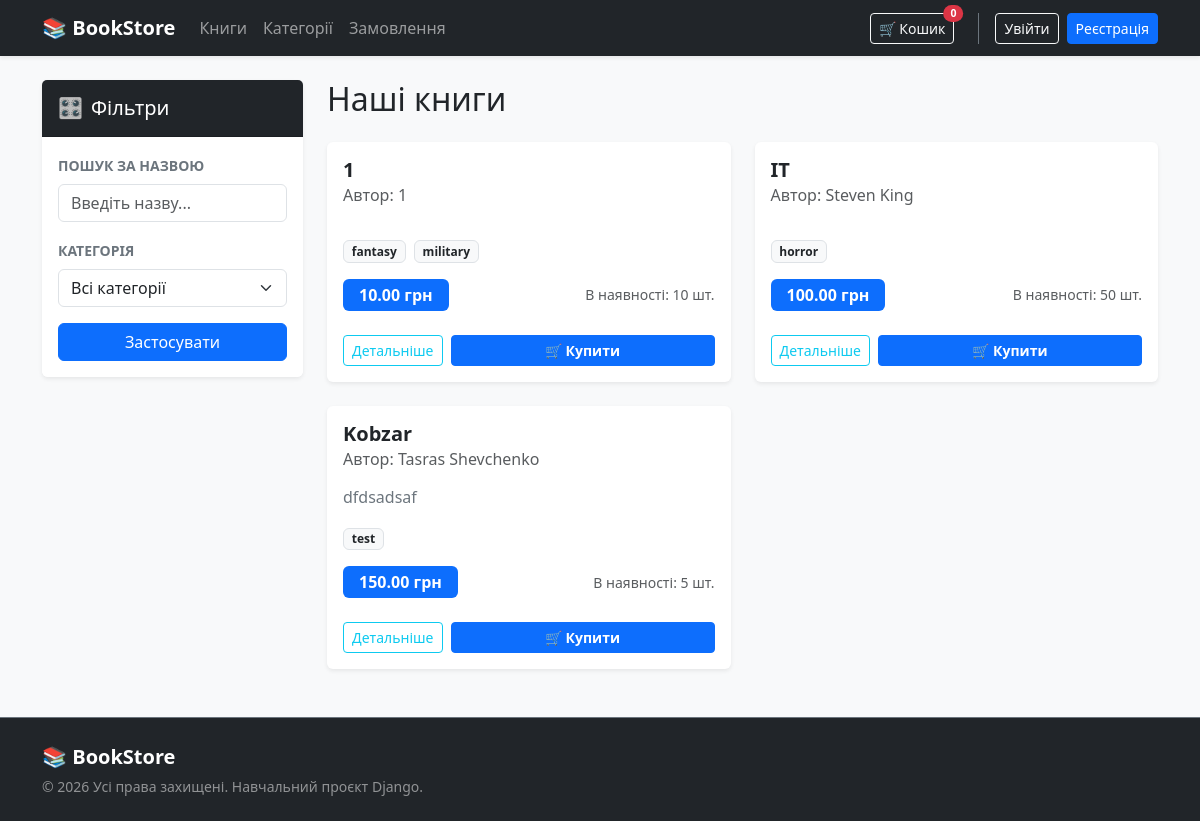
The app's page /, older data.
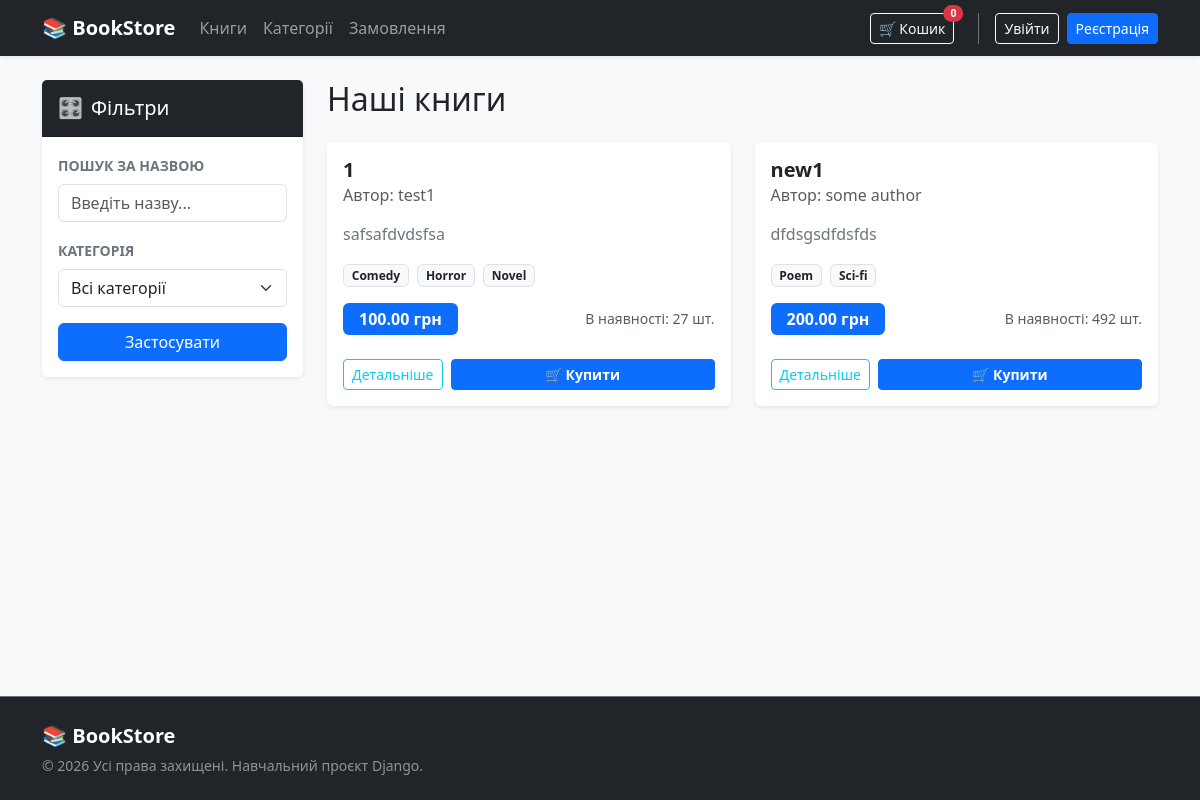
The same page, newer data.
### books/models.py (models this page shows, shortened)
class Book(models.Model):
    title = models.CharField(max_length=100,verbose_name='book title')
    author = models.CharField(max_length=100,verbose_name='author name')
    price = models.DecimalField(max_digits=10,decimal_places=2,verbose_name='book price')
    description = models.TextField(blank=True,verbose_name='book description')
    stock = models.PositiveIntegerField(default=0,verbose_name='book stock')
    category = models.ManyToManyField(Category,related_name='books')
    class Meta:
        verbose_name = 'book'
        verbose_name_plural = 'books'
        ordering = ['title']

### categories/models.py (models this page shows, shortened)
class Category(models.Model):
    name = models.CharField(max_length=100,unique=True,verbose_name='categories name')
    slug = models.SlugField(max_length=100,unique=True,verbose_name='category slug')
    class Meta:
        verbose_name = 'category'
        verbose_name_plural = 'categories'
        ordering = ['name']

### books/views.py (the view)
# urls.py: path('', BooksView.as_view()),
class BooksView(ListView):
    model = Book
    template_name = 'books/books.html'
    paginate_by = 10
    context_object_name = 'books'
    def get_queryset(self):
        queryset = Book.objects.prefetch_related('category').all()
        query = self.request.GET.get('q')
        if query:
            queryset = queryset.filter(title__icontains=query)
        category_id = self.request.GET.get('cat')
        if category_id:
            queryset = queryset.filter(category__id=category_id)
        return queryset
    def get_context_data(self, **kwargs):
        context = super().get_context_data(**kwargs)
        context['all_categories'] = Category.objects.all()
        context['cart'] = self.request.session.get('cart', {})
        return context

### books/templates/books/books.html (shortened to what this page needs)
{% extends 'base.html' %}
{% block content %}
<div class="row">
    <div class="col-md-3 mb-4">
        <div class="card shadow-sm border-0">
            <div class="card-header bg-dark text-white py-3">
                <h5 class="card-title mb-0 d-flex align-items-center">
                    <span class="me-2">🎛️</span> Фільтри
                </h5>
            </div>
            <div class="card-body p-3 bg-white rounded-bottom">
                <form method="get" action="{% url 'books_list' %}">
                    <div class="mb-3">
                        <label for="search" class="form-label fw-bold text-secondary small text-uppercase">Пошук за назвою</label>
                        <input type="text" name="q" id="search" class="form-control" placeholder="Введіть назву..." value="{{ request.GET.q }}">
                    </div>
                    <div class="mb-3">
                        <label for="category-filter" class="form-label fw-bold text-secondary small text-uppercase">Категорія</label>
                        <select name="cat" id="category-filter" class="form-select">
                            <option value="">Всі категорії</option>
                        </select>
                    </div>
                    <div class="d-grid gap-2">
                        <button type="submit" class="btn btn-primary">Застосувати</button>
                    </div>
                </form>
            </div>
        </div>
    </div>
    <div class="col-md-9">
        <h2 class="mb-4">Наші книги</h2>
        <div class="row row-cols-1 row-cols-md-2 g-4">
            {% for book in books %}
                <div class="col">
                    <div class="card h-100 shadow-sm border-0">
                        <div class="card-body">
                            <h5 class="card-title fw-bold">{{ book.title }}</h5>
                            <h6 class="card-subtitle mb-3 text-muted">Автор: {{ book.author }}</h6>
                            <p class="card-text text-secondary text-truncate" style="max-height: 50px;">{{ book.description }}</p>
                            <div class="mb-3">
                                {% for cat in book.category.all %}
                                    <span class="badge bg-light text-dark border me-1">{{ cat.name }}</span>
                                {% endfor %}
                            </div>
                            <div class="d-flex justify-content-between align-items-center mt-3">
                                <span class="badge bg-primary fs-6 py-2 px-3">{{ book.price }} грн</span>
                                <span class="text-muted small">В наявності: {{ book.stock }} шт.</span>
                            </div>
                        </div>
                        <div class="card-footer bg-transparent border-top-0 d-flex gap-2 pb-3 align-items-center">
                            <a href="{% url 'book_detail' book.id %}" class="btn btn-outline-info btn-sm">Детальніше</a>
                            <div class="flex-grow-1 d-flex justify-content-center">
                                {% with book_id_str=book.id|slugify %}
                                    {% if book_id_str in cart %}
                                        <div class="d-flex align-items-center justify-content-between w-100 bg-light rounded border p-1">
                                            <button class="btn btn-sm btn-outline-secondary px-2 py-0 fw-bold border-0"
                                                    onclick="cartAction('{% url 'delete_one_book' book.id %}', '{{ book.id }}', 'decrease')">-</button>
                                            <span class="fw-bold text-dark small">
                                                {% for key, value in cart.items %}
                                                    {% if key == book_id_str %}{{ value }} шт.{% endif %}
                                                {% endfor %}
                                            </span>
                                            <button class="btn btn-sm btn-outline-secondary px-2 py-0 fw-bold border-0"
                                                    onclick="cartAction('{% url 'add_to_cart' book.id %}', '{{ book.id }}', 'increase')">+</button>
                                        </div>
                                    {% else %}
                                        <button class="btn btn-primary btn-sm w-100 fw-bold"
                                                onclick="cartAction('{% url 'add_to_cart' book.id %}', '{{ book.id }}', 'add_from_catalog')">
                                            🛒 Купити
                                        </button>
                                    {% endif %}
                                {% endwith %}
                            </div>
                        </div>
                    </div>
                </div>
            {% empty %}
                <div class="col-12">
                    <div class="alert alert-warning text-center shadow-sm" role="alert">
                        Книги не знайдено за вашим запитом.
                    </div>
                </div>
            {% endfor %}
        </div>
    </div>
</div>
{% endblock %}

### templates/base.html (shortened to what this page needs)
<!DOCTYPE html>
<html lang="uk">
<head>
    <link href="https://cdn.jsdelivr.net/npm/bootstrap@5.3.3/dist/css/bootstrap.min.css" rel="stylesheet">
</head>
<body class="bg-light">
    <div class="content-wrapper">
        <nav class="navbar navbar-expand-lg navbar-dark bg-dark mb-4 shadow-sm">
            <div class="container">
                <a class="navbar-brand fw-bold" href="{% url 'books_list' %}">📚 BookStore</a>
                <div class="collapse navbar-collapse" id="navbarNav">
                    <ul class="navbar-nav me-auto">
                        <li class="nav-item">
                            <a class="nav-link {% if request.resolver_match.url_name == 'books_list' %}active fw-bold{% endif %}"
                               href="{% url 'books_list' %}">Книги</a>
                        </li>
                        <li class="nav-item">
                            <a class="nav-link {% if request.resolver_match.url_name == 'categories_list' %}active fw-bold{% endif %}"
                               href="{% url 'categories_list' %}">Категорії</a>
                        </li>
                        <li class="nav-item">
                            <a class="nav-link {% if request.resolver_match.url_name == 'orders_list' %}active fw-bold{% endif %}"
                               href="{% url 'orders_list' %}">Замовлення</a>
                        </li>
                    </ul>
                    <div class="d-flex align-items-center gap-3">
                        <a href="{% url 'cart_detail' %}" class="btn btn-outline-light btn-sm position-relative">
                            🛒 Кошик
                            <span id="header-cart-count" class="position-absolute top-0 start-100 translate-middle badge rounded-pill bg-danger">
                                {{ request.session.cart|length|default:0 }}
                            </span>
                        </a>
                        <div class="d-flex align-items-center border-start ps-3 border-secondary ms-2">
                            {% if request.user.is_authenticated %}
                                <span class="navbar-text text-white small me-3">
                                    Привіт, <strong class="text-info">{{ request.user.username }}</strong>
                                    {% if request.user.phone %}<span class="text-muted text-xs d-block" style="font-size: 0.75rem;">{{ request.user.phone }}</span>{% endif %}
                                </span>
                                <form action="{% url 'logout' %}" method="post" class="m-0 p-0">
                                    {% csrf_token %}
                                    <button type="submit" class="btn btn-sm btn-outline-danger">Вийти</button>
                                </form>
                            {% else %}
                                <a href="{% url 'login' %}" class="btn btn-sm btn-outline-light me-2">Увійти</a>
                                <a href="{% url 'register' %}" class="btn btn-sm btn-primary">Реєстрація</a>
                            {% endif %}
                        </div>
                    </div>
                </div>
            </div>
        </nav>
        <div class="container mb-5">
            {% block content %}
            {% endblock %}
        </div>
    </div>
    <footer class="bg-dark text-white-50 py-4 mt-auto border-top border-secondary">
        <div class="container">
            <div class="row align-items-center">
                <div class="col-md-6 text-center text-md-start mb-3 mb-md-0">
                    <span class="text-white fw-bold fs-5">📚 BookStore</span>
                    <p class="mb-0 small mt-1">&copy; 2026 Усі права захищені. Навчальний проєкт Django.</p>
                </div>
            </div>
        </div>
    </footer>
</body>
</html>

### templates/base.html (style rules this page uses)
html, body { height: 100%; }
body { display: flex; flex-direction: column; }
.content-wrapper { flex: 1 0 auto; }
footer { flex-shrink: 0; }

Row changes from the older to the newer data that the page shows:
removed Category: name "fantasy", shown under Book "1"
removed Category: name "military", shown under Book "1"
removed Category: name "horror", shown under Book "IT"
removed Book: title "Kobzar", author "Tasras Shevchenko", description "dfdsadsaf", price "150.00", stock "5"
removed Category: name "test", shown under "Kobzar"
changed Book: gains Category (name "Novel"); author "1" → "test1"; description (not shown) → "safsafdvdsfsa"; price "10.00" → "100.00"; stock "10" → "27"
added Category: name "Comedy", shown under Book "1"
added Category: name "Horror", shown under Book "1"
changed Book: title "IT" → "new1"; author "Steven King" → "some author"; description (not shown) → "dfdsgsdfdsfds"; price "100.00" → "200.00"; stock "50" → "492"
added Category: name "Poem", shown under Book "new1"
added Category: name "Sci-fi", shown under Book "new1"
